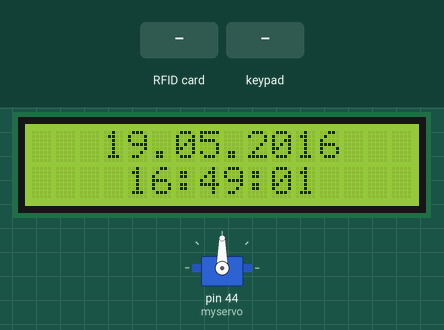
The sketch below on a simulated Arduino Mega 2560, built with avr-gcc and run on an emulated ATmega2560. Parts: 16×2 character LCD, servo. The inputs (shaded band) are chosen by the test bench. What the sketch prints to the serial monitor is not drawn.

Above: at 1.3 s.
1.4 s: RFID card A4 31 EC E2 held to the reader
At 2.4 s:
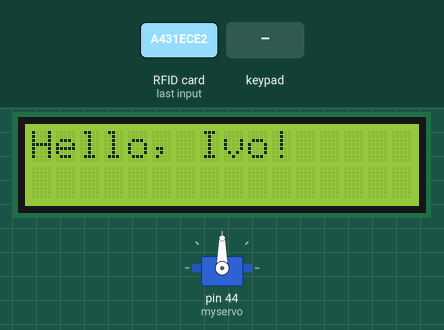
2.9 s: keypad keys 1 2 3 4 6 A pressed 0.4 s apart
At 5.3 s:
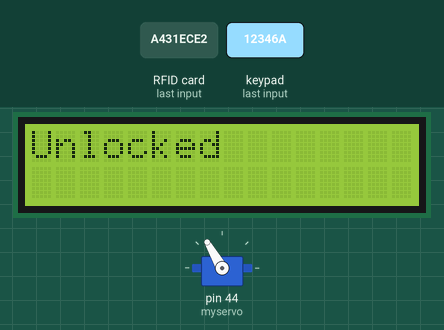
8.3 s: RFID card A4 31 EC E2 held to the reader
At 9.5 s:
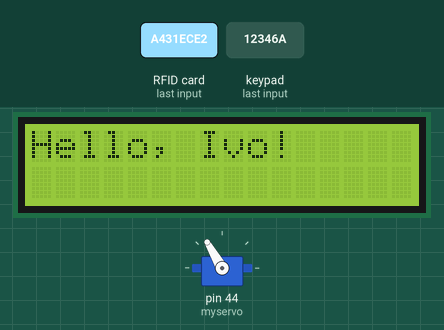
9.8 s: keypad keys 1 2 3 4 6 B pressed 0.4 s apart
At 13.2 s:
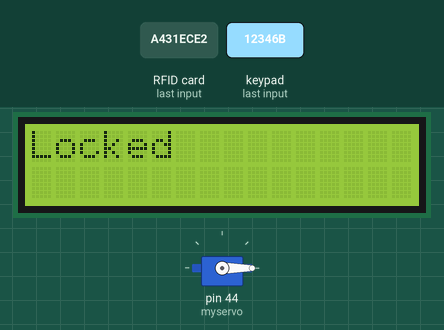
Timing chart, 0 to 14.7 s (numbered marks = the images above; inputs shaded):
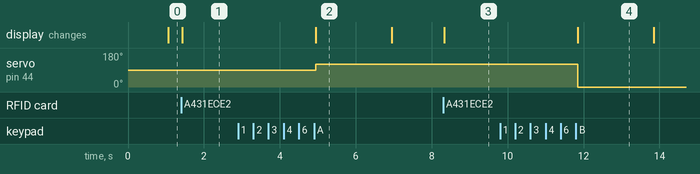

Measured:
- after the input at 1.4 s, the display: changes at once (image 1)
- after the input at 2.9 s, servo on pin 44 (myservo): 90° → 120° after 2.0 s; the display: changes after 2.0 s (image 2)
- after the input at 8.3 s, the display: changes at once (image 3)
- after the input at 9.8 s, servo on pin 44 (myservo): 120° → 0° after 2.0 s; the display: changes after 2.0 s (image 4)
- what the display in image 2 shows lasts 2.0 s, from 4.9 s to 6.9 s

The sketch:

Hackaton-Megav5.2.ino
```cpp
//#include <SparkFunColorLCDShield.h>

#include <Servo.h>

#include <Time.h>
//#include <TimeLib.h>
#include <MFRC522.h>
#include <SPI.h>
#include <Keypad.h>
#include <LiquidCrystal_I2C.h>
#include <Wire.h>
//LCDShield clcd;
#define RST_PIN         49
#define SS_PIN          53
Servo myservo;

String passIvo = "12346A";
String lockIvo = "12346B";
String passMilen="09831A";
String lockMilen ="09831B";
String passTeo="69696A";
String lockTeo="69696B";
String pass;
int flag = 0;

int x = 0;
int y = 0;

LiquidCrystal_I2C lcd (0x27,2,1,0,4,5,6,7,3,POSITIVE);

MFRC522 mfrc522(SS_PIN, RST_PIN);

String readRfid;
String okRfid_1="a431ece2";
String okRfid_2="55ae675";
String okRfid_3="8ba88e1";

const byte COLS = 4;
const byte ROWS = 4;

char keys [ROWS][COLS] = {
  {
    '1', '2', '3', 'A'  }
  ,
  {
    '4', '5', '6', 'B'  }
  ,
  {
    '7', '8', '9', 'C'  }
  ,
  {
    '*', '0', '#', 'D'  }
};


byte rPins[ROWS] = {
  30, 32, 34, 36};
byte cPins[COLS] = {
  31, 33, 35, 37};

Keypad kl = Keypad( makeKeymap(keys), rPins, cPins, ROWS, COLS);
float t;
void setup() {
  setTime(16, 49, 00, 19, 5, 2016);
  t=second();
  Serial.begin(9600);
  while (!Serial);
  SPI.begin();
  mfrc522.PCD_Init();
  //clcd.init(EPSON);
  //clcd.contrast(43);
  //clcd.clear(WHITE);
  //pinMode(A14, OUTPUT);
  //pinMode(A15,  OUTPUT);

  //analogWrite(A15,0);
  //analogWrite(A15,150);

  lcd.begin(16,2);
  Wire.begin();


}


void dump_byte_array(byte *buffer, byte bufferSize) {
  readRfid="";
  for (byte i = 0; i < bufferSize; i++) {
    readRfid=readRfid + String(buffer[i], HEX);
  }

  myservo.attach(44);
}
void loop() {


  xtime();
  //digitalClockDisplay( );
  lcd.setBacklight(HIGH);
  myservo.attach(44);

  //ident();

  //analogWrite(A15,0);


  if ( ! mfrc522.PICC_IsNewCardPresent())
    return;
  if ( ! mfrc522.PICC_ReadCardSerial())
    return;

  dump_byte_array(mfrc522.uid.uidByte, mfrc522.uid.size);


  for(int i = 0; i < 6; i){
    char pKey = kl.getKey();
    if (pKey != NO_KEY){
      i++;
      pass = pass + pKey;
      Serial.println(pass);

    }

    //clcd.clear(WHITE);
    if(readRfid == okRfid_1) {
      lcd.setCursor(0,0);
      lcd.print("Hello, Ivo!     ");
      //clcd.clear(WHITE);
      lcd.setCursor(0,1);
      lcd.print("             ");
      //clcd.setStr("Hello, Ivo!           ", 2,2,RED,WHITE);
    }

    if(readRfid == okRfid_2) {
      lcd.setCursor(0,0);

      lcd.print("Hello, Milen!   ");
      lcd.setCursor(0,1);
      lcd.print("             ");
      //clcd.clear(WHITE);
      //clcd.setStr("Hello, Milen!         ", 2,2,RED,WHITE);
    }

    if(readRfid == okRfid_3) {
      lcd.setCursor(0,0);

      lcd.print("Hello, Teo       !");
      lcd.setCursor(0,1);
      lcd.print("             ");
      //clcd.clear(WHITE);
      //clcd.setStr("Hello, Teo!         ", 2,2,RED,WHITE);
    }
  }


  if (readRfid==okRfid_1 && pass == passIvo) {
    //analogWrite(A15, 200);
    lcd.clear();
    lcd.setCursor(0,0);
    lcd.print("Unlocked");
    //clcd.clear(WHITE);
    //clcd.setStr("Unlocked", 2,2,RED,WHITE);
    //myservo.attach(44);
    myservo.write(120);
    //myservo.detach();

    delay(2000);
    //clcd.clear(WHITE);
    lcd.clear();

  }

  if (readRfid==okRfid_1 && pass == lockIvo) {
    //analogWrite(A15,100);
    lcd.clear();
    //clcd.clear(WHITE);
    //clcd.setStr("Locked", 2,2,RED,WHITE);
    lcd.setCursor(0,0);
    lcd.print("Locked");
    //myservo.attach(44);
    myservo.write(0);
    //myservo.detach();

    delay(2000);
    lcd.clear();
    //clcd.clear(WHITE);

  }


  if (readRfid != okRfid_1 && (pass == passIvo || pass == lockIvo) && pass != "") {
    lcd.clear();
    //clcd.clear(WHITE);
    lcd.setCursor(0,0);
    lcd.print("Don`t match");
    //clcd.setStr("Don't match", 2,2,RED,WHITE);
    delay(1000);
    lcd.clear();

  }


  if (readRfid==okRfid_1) {
    if(pass != lockIvo){
      if(pass != passIvo){
        lcd.clear();
        //clcd.clear(WHITE);
        lcd.setCursor(0,0);
        lcd.print("Don`t Match");
        //clcd.setStr("Don`t Match", 2,2,RED,WHITE);
        delay(1000);
        //clcd.clear(WHITE);
        lcd.clear();
      }
    }


  }


  if (readRfid==okRfid_3 && pass == passTeo) {
    //analogWrite(A15, 200);
    lcd.clear();
    lcd.setCursor(0,0);
    lcd.print("Unlocked");
    //clcd.clear(WHITE);
    //clcd.setStr("Unlocked", 2,2,RED,WHITE);

    //myservo.attach(44);
    myservo.write(120);
    //myservo.detach();

    delay(2000);
    //clcd.clear(WHITE);
    lcd.clear();

  }

  if (readRfid==okRfid_3 && pass == lockTeo) {
    //analogWrite(A15,100);
    lcd.clear();
    //clcd.clear(WHITE);
    //clcd.setStr("Locked", 2,2,RED,WHITE);
    lcd.setCursor(0,0);
    lcd.print("Locked");
    //myservo.attach(44);
    myservo.write(0);
    //myservo.detach();

    delay(2000);
    lcd.clear();
    //clcd.clear(WHITE);

  }


  if (readRfid != okRfid_3 && (pass == passTeo || pass == lockTeo) && pass != "") {
    lcd.clear();
    //clcd.clear(WHITE);
    lcd.setCursor(0,0);
    lcd.print("Don`t match");
    //clcd.setStr("Don't match", 2,2,RED,WHITE);
    delay(1000);
    lcd.clear();

  }


  if (readRfid==okRfid_3) {
    if(pass != lockTeo){
      if(pass != passTeo){
        lcd.clear();
        //clcd.clear(WHITE);
        lcd.setCursor(0,0);
        lcd.print("Don`t Match");
        //clcd.setStr("Don`t Match", 2,2,RED,WHITE);
        delay(1000);
        //clcd.clear(WHITE);
        lcd.clear();
      }
    }


  }


  if (readRfid==okRfid_2 && pass == passMilen) {
    //analogWrite(A15, 200);
    lcd.clear();
    lcd.setCursor(0,0);
    lcd.print("Unlocked");
    //clcd.clear(WHITE);
    //clcd.setStr("Unlocked", 2,2,RED,WHITE);
    //myservo.attach(44);
    myservo.write(120);
    //myservo.detach();

    delay(2000);
    //clcd.clear(WHITE);
    lcd.clear();

  }

  if (readRfid==okRfid_2 && pass == lockMilen) {
    //analogWrite(A15,100);
    lcd.clear();
    //clcd.clear(WHITE);
    //clcd.setStr("Locked", 2,2,RED,WHITE);
    lcd.setCursor(0,0);
    lcd.print("Locked");

    myservo.write(0);
    //myservo.detach();

    delay(2000);
    lcd.clear();
    //clcd.clear(WHITE);

  }


  if (readRfid != okRfid_2 && (pass == passMilen || pass == lockMilen) && pass != "") {
    lcd.clear();
    //clcd.clear(WHITE);
    lcd.setCursor(0,0);
    lcd.print("Don`t match");
    //clcd.setStr("Don't match", 2,2,RED,WHITE);
    delay(1000);
    lcd.clear();

  }


  if (readRfid==okRfid_2) {
    if(pass != lockMilen){
      if(pass != passMilen){
        lcd.clear();
        //clcd.clear(WHITE);
        lcd.setCursor(0,0);
        lcd.print("Don`t Match");
        //clcd.setStr("Don`t Match", 2,2,RED,WHITE);
        delay(1000);
        //clcd.clear(WHITE);
        lcd.clear();
      }
    }


  }

  pass = "";
  lcd.clear();
  //clcd.clear(WHITE);


}


void ident(){
  //clcd.setStr("Security System", 2,6,RED,WHITE);
  //clcd.setStr("Debugging", 100,30 ,RED,WHITE);
  //clcd.setStr("Leonardo", 40,35,RED,WHITE);
  //clcd.setStr("Robotics", 56,35,RED,WHITE);
  //delay(2500);
  //lcd.clear();
  //lcd.setCursor(4,0);
  //lcd.print("Leonardo");
  //lcd.setCursor(4,1);
  //lcd.print("Robotics");

//digitalClockDisplay( );

}
void xtime(){
if(t==second())
  {
    digitalClockDisplay( );
    t++;
  }
  if(t==60)t=0;

}
void printDigits(byte digits){
  // utility function for digital clock display: prints preceding colon and leading 0
  lcd.print(":");
  if(digits < 10)
    lcd.print('0');
  lcd.print(digits,DEC);
}
void digitalClockDisplay(){
  lcd.clear();
  lcd.setCursor(3,0);

  //lcd.print(DateTimeStrings.dayStr(DateTime.DayofWeek));
  if(day() <10)
    lcd.print('0');
  lcd.print(day(),DEC);
  lcd.print(".");

  //lcd.print(DateTimeStrings.monthStr(DateTime.Month));
  if(month() <10)
    lcd.print('0');
  lcd.print(month(),DEC);
  lcd.print(".");
  lcd.print(year(),DEC);

  //lcd.print(" ");
  lcd.setCursor(4,1);
  if(hour() <10)
    lcd.print('0');

  // digital clock display of current time
  lcd.print(hour(),DEC);
  printDigits(minute());
  printDigits(second());
}
```
